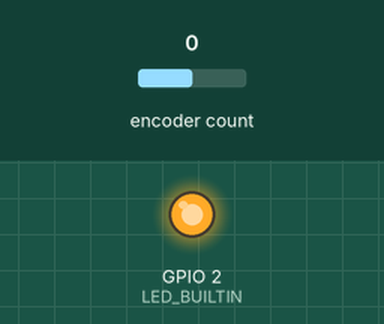
The sketch below on a simulated ESP32. Shown: output pins drawn as LEDs (lit = HIGH). The test bench sets the inputs (shaded band); at power-on: encoder count 0. What the sketch prints to the serial monitor is not drawn.

Above: at 0.1 s.
At 2.1 s:
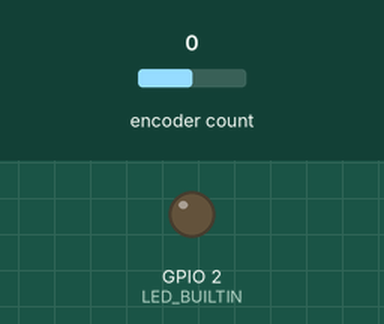
Timing chart, 0 to 3.6 s (numbered marks = the images above):
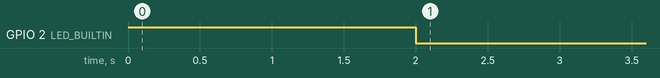

The sketch:

max_speed.ino
```cpp
#include "lib.hpp"

#define MULT 1 // escala para aumentar casas decimais dos números
#define rad_s2RPM 60.0/(2*PI)

float pwm = 0;
const float Ts = 10e-3;

float t0, t, t_trig, last_t, diff;
float u;

void setup()
{
  Serial.begin(115200);
  init_lib(0.0);


  t0 = micros()/1e6;
  t = t - t0;
}

float position, last_position, speed;

void loop()
{
  if (Serial.available()) {
    char params[20] = {0};
    size_t m = Serial.readBytesUntil('\n', params, 20);
    params[m] = '\0';
    pwm = atof(params);
  }
  if ((diff = micros() - last_t) >= Ts*1e6) {
    last_t += diff;
    t += diff*1e-6;
    u = pwm;
    motor(u);

    position = read_motor_encoder();
    speed = (position - last_position)/(diff*1e-6);

    Serial.print("l:-1500,L:1500,");
    Serial.println("Speed(RPM):" + String(speed*MULT*rad_s2RPM));

    last_position = position;
  }
}
```

lib.cpp
```cpp
#include "lib.hpp"

float global_min_pwm = 0.0;

#ifdef ESP32
  #include "esp32-hal-gpio.h"

  ESP32Encoder pendulum_encoder;

  float map_float(float x, float in_min, float in_max, float out_min, float out_max)
  {
    return (x - in_min) * (out_max - out_min) / (in_max - in_min) + out_min;
  }

  float read_pendulum_encoder()
  {
    return pendulum_encoder.getCount()*count2round_pendulum;
  }

  float read_motor_encoder()
  {
    return 0;
  }

  float motor(float pwm)
  {
    float new_pwm = constrain(map_float(abs(pwm), 0, 1, global_min_pwm, 1), 0, 1);

    return new_pwm;
  }

  void init_lib(float min_pwm)
  {
    global_min_pwm = min_pwm;

    ESP32Encoder::useInternalWeakPullResistors = puType::up;
    pendulum_encoder.attachFullQuad(19, 18);

    pinMode(LED_BUILTIN, OUTPUT);
    digitalWrite(LED_BUILTIN, HIGH);
    for(int i=0; i<200; i++)
    {
      delay(10);
    }
    pendulum_encoder.clearCount();
    digitalWrite(LED_BUILTIN, LOW);
  }

#elif ARDUINO
  Encoder motor_encoder(M_ENC_A, M_ENC_B);
  float pendulum_offset = 0;

  float map_float(float x, float in_min, float in_max, float out_min, float out_max)
  {
    return (x - in_min) * (out_max - out_min) / (in_max - in_min) + out_min;
  }

  float read_pendulum_encoder()
  {
    float voltage =  (1023 - analogRead(ENC_ANALOG))/1023.0 * 5;
    return map_float(voltage, 0.5, 4.5, 0, 2*PI) - pendulum_offset;
  }

  float read_motor_encoder()
  {
    return motor_encoder.read()*count2round*2*PI;
  }

  float motor(float pwm)
  {
    float new_pwm = constrain(map_float(abs(pwm), 0, 1, global_min_pwm, 1), 0, 1);
    if (pwm > 0)
    {
      digitalWrite(IN1, HIGH);
      digitalWrite(IN2, LOW);
    }
    else if (pwm < 0)
    {
      digitalWrite(IN1, LOW);
      digitalWrite(IN2, HIGH);
    }
    else
    {
      new_pwm = 0;
    }
    analogWrite(ENA, (int)(new_pwm * 255));
    return new_pwm;
  }

  void init_lib(float min_pwm)
  {
    global_min_pwm = min_pwm;

    pinMode(LED_BUILTIN, OUTPUT);
    pinMode(ENA, OUTPUT);
    pinMode(IN1, OUTPUT);
    pinMode(IN2, OUTPUT);

    digitalWrite(LED_BUILTIN, HIGH);
    float tmp_pendulum_offset = 0;
    for(int i=0; i<200; i++)
    {
      tmp_pendulum_offset += read_pendulum_encoder();
      delay(10);
    }
    pendulum_offset = tmp_pendulum_offset/200.0;
    digitalWrite(LED_BUILTIN, LOW);

    motor(0.00);
  }
#endif
```

lib.hpp
```cpp
#pragma once

#ifdef ESP32
  #include <ESP32Encoder.h>
  #include <Arduino.h>

  #define LED_BUILTIN 2

  #define ENC_GREEN   18
  #define ENC_WHITE   19

  const float count2round_pendulum = 2*PI/(4*360);
  extern ESP32Encoder pendulum_encoder;
#elif ARDUINO
  #include <Encoder.h>

  #define ENA           6
  #define IN1           5
  #define IN2           4
  #define M_ENC_A       3
  #define M_ENC_B       2
  #define ENC_ANALOG    A0

  // const float count2round = 1.0/(4*11*4.4);
  const float count2round = 1.0/(4*11*78);
  extern Encoder motor_encoder;
#endif

float read_pendulum_encoder();
float read_motor_encoder();
float motor(float pwm);
float map_float(float x, float in_min, float in_max, float out_min, float out_max);
void init_lib(float min_pwm);
```
